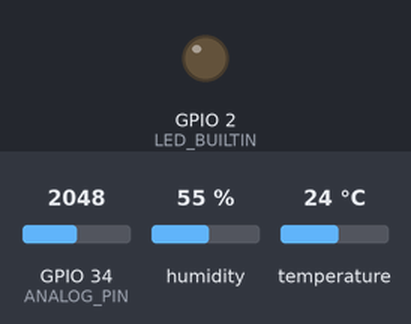
The program below on a simulated ESP32. On the bench: output pins drawn as LEDs (lit = HIGH). Inputs (shaded band) come from the test bench; at power-on: GPIO 34 (ANALOG_PIN) = 2048, humidity 55 %, temperature 24 °C. What the program prints to the serial monitor is not drawn.

Above: at 2.5 s.
At 5.05 s:
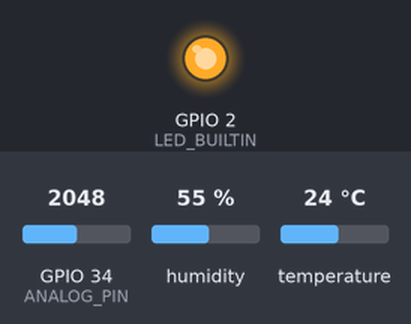
Timing chart, 0 to 6.5 s (numbered marks = the images above):
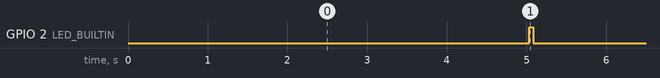

Measured:
- by itself, GPIO 2 (LED_BUILTIN): alternates HIGH for 0.05 s and LOW for 5.0 s

The program:

main.cpp
```cpp
/**
 * 第1周：设备数据采集 - ESP32 固件
 *
 * 功能：采集传感器数据并通过串口发送
 * 传感器：DHT11 (温度湿度) + 模拟传感器
 */

#include <Arduino.h>
#include <DHT.h>
#include <ArduinoJson.h>

// 引脚定义
#define DHTPIN 4
#define DHTTYPE DHT11
#define ANALOG_PIN 34
#define LED_BUILTIN 2

DHT dht(DHTPIN, DHTTYPE);

// 数据发送间隔 (ms)
const unsigned long SEND_INTERVAL = 5000;
unsigned long lastSendTime = 0;

void setup() {
  Serial.begin(115200);
  pinMode(LED_BUILTIN, OUTPUT);
  digitalWrite(LED_BUILTIN, LOW);

  dht.begin();
  Serial.println("ESP32 Sensor Node Started");
  Serial.println("{\"event\":\"system\",\"status\":\"ready\"}");
}

void loop() {
  unsigned long now = millis();

  if (now - lastSendTime >= SEND_INTERVAL) {
    lastSendTime = now;

    // 读取传感器
    float humidity = dht.readHumidity();
    float temperature = dht.readTemperature();
    int analogValue = analogRead(ANALOG_PIN);

    // 构建 JSON 数据包
    StaticJsonDocument<256> doc;
    doc["device_id"] = "esp32_001";
    doc["timestamp"] = now;

    JsonObject sensors = doc.createNestedObject("sensors");

    if (!isnan(humidity) && !isnan(temperature)) {
      sensors["temperature"]["value"] = temperature;
      sensors["temperature"]["unit"] = "c";
      sensors["humidity"]["value"] = humidity;
      sensors["humidity"]["unit"] = "%";
    }

    sensors["light"]["value"] = analogValue;
    sensors["light"]["unit"] = "raw";

    // 串口发送 JSON
    serializeJson(doc, Serial);
    Serial.println();

    // LED 闪烁指示
    digitalWrite(LED_BUILTIN, HIGH);
    delay(50);
    digitalWrite(LED_BUILTIN, LOW);
  }
}
```
